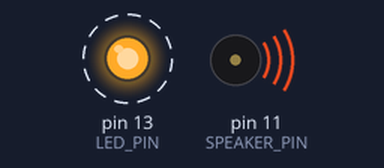
The sketch below on a simulated Arduino Uno, built with avr-gcc and run on an emulated ATmega328P. Parts: output pins drawn as LEDs (lit = HIGH), buzzer (waves = sounding). Dashed ring = blinking. Random numbers use the default seed unless the sketch sets one.

Above: at 0.15 s.
Timing chart, 0 to 3.0 s (numbered marks = the images above):
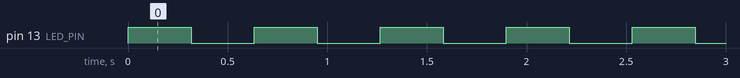

The sketch:

Raindrops_Ping_v.07.ino
```cpp
//three filters!

#define SAMPLE_RATE 22050
#define LED_PIN     13
#define LED_PORT    PORTB
#define LED_BIT     5
#define SPEAKER_PIN 11

uint8_t out;
int16_t lp1_1, lp2_1, bp2_1, lowns_1, sah_1, rndm_1, lfrt_1;
int16_t lp1_2, lp2_2, bp2_2, lowns_2, sah_2, rndm_2, lfrt_2;
int16_t lp1_3, lp2_3, bp2_3, lowns_3, sah_3, rndm_3, lfrt_3;
uint16_t coarsePitch_1 = 1, coarsePitch_2 = 1, coarsePitch_3 = 1;
float finePitch_1 = 0.0, finePitch_2 = 0.0, finePitch_3 = 0.0;

// Define two filter modes
#define FILTER_MODE_NORMAL 0
#define FILTER_MODE_FUN 1

// Set the desired filter mode here
const uint8_t filterMode = FILTER_MODE_NORMAL;

ISR(TIMER1_COMPA_vect) {
    // Generator 1
    uint16_t rhythmControl_1 = 800;
    coarsePitch_1 = 100;
    finePitch_1 = coarsePitch_1 / 100.0;

    rndm_1 = rand();

    if (lfrt_1-- == 0) {
        lfrt_1 = rhythmControl_1;
        sah_1 = rndm_1;
        LED_PORT ^= 1 << LED_BIT;
    }

    bp2_1 = (sah_1/4 - bp2_1/32 - lp2_1) / finePitch_1 + bp2_1;

    if (filterMode == FILTER_MODE_NORMAL) {
        lp2_1 = bp2_1/2 + lp2_1;
    } else {
        lp2_1 = bp2_1/2 + lp2_1 + sah_1; // Fun mode
    }

    lowns_1 += (rndm_1-lowns_1) / 64;
    lp1_1 += (rndm_1/32 - lp1_1) / 32;

    int16_t burst_1 = (sah_1 - 16384) / 128;

    int16_t out_1 = ((bp2_1/2 + burst_1 + lowns_1/64 + lp1_1/64) / 32);

    // Generator 2
    uint16_t rhythmControl_2 = 1000;
    coarsePitch_2 = 150;
    finePitch_2 = coarsePitch_2 / 100.0;

    rndm_2 = rand();

    if (lfrt_2-- == 0) {
        lfrt_2 = rhythmControl_2;
        sah_2 = rndm_2;
    }

    bp2_2 = (sah_2/4 - bp2_2/32 - lp2_2) / finePitch_2 + bp2_2;

    if (filterMode == FILTER_MODE_NORMAL) {
        lp2_2 = bp2_2/2 + lp2_2;
    } else {
        lp2_2 = bp2_2/2 + lp2_2 + sah_2; // Fun mode
    }

    lowns_2 += (rndm_2-lowns_2) / 64;
    lp1_2 += (rndm_2/32 - lp1_2) / 32;

    int16_t burst_2 = (sah_2 - 16384) / 128;

    int16_t out_2 = ((bp2_2/2 + burst_2 + lowns_2/64 + lp1_2/64) / 32);

    // Generator 3
    uint16_t rhythmControl_3 = 1200;
    coarsePitch_3 = 200;
    finePitch_3 = coarsePitch_3 / 100.0;

    rndm_3 = rand();

    if (lfrt_3-- == 0) {
        lfrt_3 = rhythmControl_3;
        sah_3 = rndm_3;
    }

    bp2_3 = (sah_3/4 - bp2_3/32 - lp2_3) / finePitch_3 + bp2_3;

    if (filterMode == FILTER_MODE_NORMAL) {
        lp2_3 = bp2_3/2 + lp2_3;
    } else {
        lp2_3 = bp2_3/2 + lp2_3 + sah_3; // Fun mode
    }

    lowns_3 += (rndm_3-lowns_3) / 64;
    lp1_3 += (rndm_3/32 - lp1_3) / 32;

    int16_t burst_3 = (sah_3 - 16384) / 128;

    int16_t out_3 = ((bp2_3/2 + burst_3 + lowns_3/64 + lp1_3/64) / 32);

    // Mix the three sounds
    out = 128 + (out_1 + out_2 + out_3) / 3;

    OCR2A = out;
}

void startPlayback()
{
    pinMode(SPEAKER_PIN, OUTPUT);
    pinMode(LED_PIN, OUTPUT);
    // Use internal clock (datasheet p.160)
    ASSR &= ~(_BV(EXCLK) | _BV(AS2));
    // Set fast PWM mode  (p.157)
    TCCR2A |= _BV(WGM21) | _BV(WGM20);
    TCCR2B &= ~_BV(WGM22);
    // Do non-inverting PWM on pin OC2A (p.155)
    // On the Arduino this is pin 11.
    TCCR2A = (TCCR2A | _BV(COM2A1)) & ~_BV(COM2A0);
    TCCR2A &= ~(_BV(COM2B1) | _BV(COM2B0));
    // No prescaler (p.158)
    TCCR2B = (TCCR2B & ~(_BV(CS12) | _BV(CS11))) | _BV(CS10);
    // Set initial pulse width to the first sample.
    OCR2A = 0;
    // Set up Timer 1 to send a sample every interrupt.
    cli();
    // Set CTC mode (Clear Timer on Compare Match) (p.133)
    // Have to set OCR1A *after*, otherwise it gets reset to 0!
    TCCR1B = (TCCR1B & ~_BV(WGM13)) | _BV(WGM12);
    TCCR1A = TCCR1A & ~(_BV(WGM11) | _BV(WGM10));
    // No prescaler (p.134)
    TCCR1B = (TCCR1B & ~(_BV(CS12) | _BV(CS11))) | _BV(CS10);
    // Set the compare register (OCR1A).
    // OCR1A is a 16-bit register, so we have to do this with
    // interrupts disabled to be safe.
    OCR1A = F_CPU / SAMPLE_RATE;    // 16e6 / 22050 = 726
    // Enable interrupt when TCNT1 == OCR1A (p.136)
    TIMSK1 |= _BV(OCIE1A);
    sei();
}

void stopPlayback()
{
    // Disable playback per-sample interrupt.
    TIMSK1 &= ~_BV(OCIE1A);
    // Disable the per-sample timer completely.
    TCCR1B &= ~_BV(CS10);
    // Disable the PWM timer.
    TCCR2B &= ~_BV(CS10);
    digitalWrite(SPEAKER_PIN, LOW);
}

void setup() {
    startPlayback();
}

void loop() {
    // Main loop is empty as all processing happens in the interrupt
}
```

Measured:
- by itself, pin 13 (LED_PIN): alternates HIGH for 0.32 s and LOW for 0.32 s
